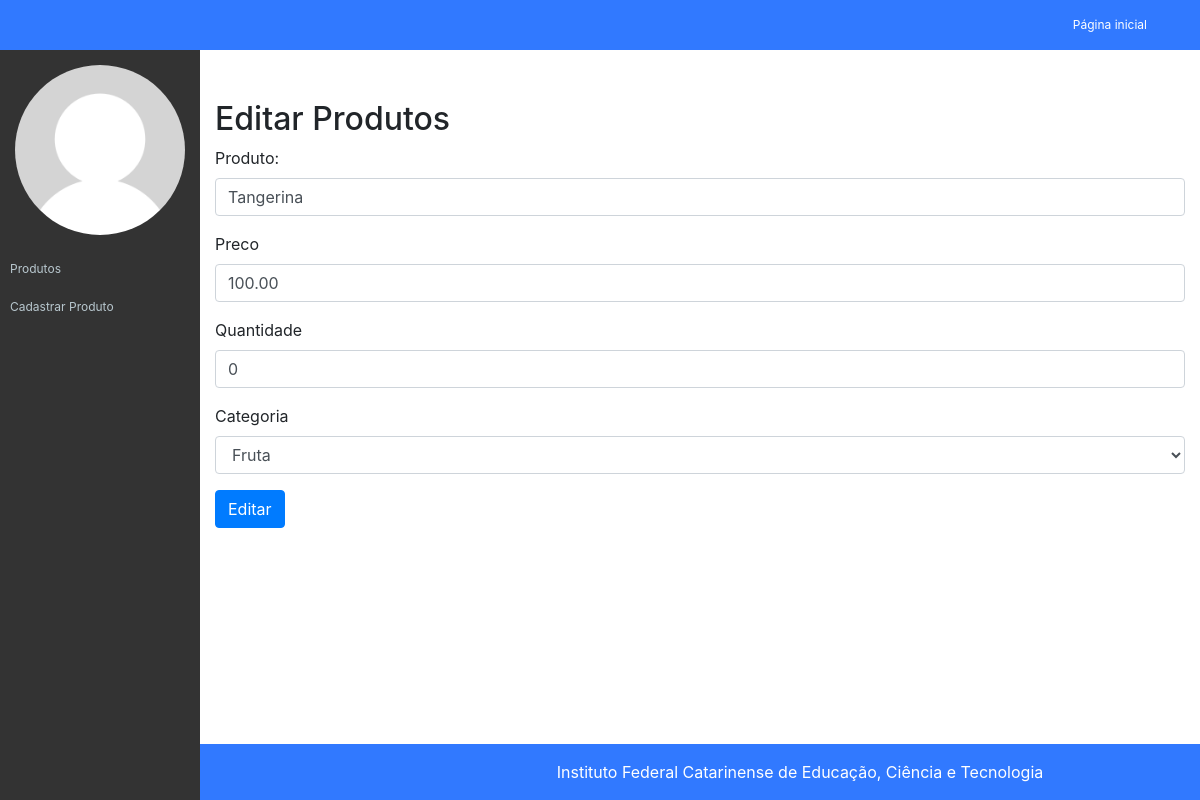
The page /nao/app/views/admin/editar-produto.php?id=3 on the database its author committed.
### tables this page shows
CREATE TABLE `tb_produtos` (
  `codigo` int(11) NOT NULL,
  `nome` varchar(32) NOT NULL,
  `categoria` varchar(32) NOT NULL,
  `preco` decimal(10,2) NOT NULL,
  `quantidade_estoque` int(11) NOT NULL
);

### nao/app/models/Conexao.php (called while the page is built, shortened)
<?php
class Conexao {
    public static $conexao = null;
    public static function getConexao(){
        try{
            if(self::$conexao == null){
                self::$conexao = new PDO("mysql:host=".self::HOST.";dbname=".self::NOMEBANCO, self::USUARIO, self::SENHA);
                self::$conexao->setAttribute(PDO::ATTR_ERRMODE, PDO::ERRMODE_EXCEPTION);
            }
            return self:: $conexao;
        }catch(PDOException $e){
            die("Falhou a conexao ou ocorreu um erro banco: " . $e->getMessage());
        }
        return $conexao;
    }
}

### nao/app/models/CrudProdutos.php (called while the page is built, shortened)
<?php
require_once "Conexao.php";
require_once "Produto.php";
class CrudProdutos
{
    private $conexao;
    public function __construct()
    {
        $this->conexao = Conexao::getConexao();
    }
    public function getProduto(int $codigo)
    {
        $consulta = $this->conexao->query("SELECT * FROM tb_produtos WHERE codigo = $codigo");
        $produto = $consulta->fetch(PDO::FETCH_ASSOC);
        return new Produto($produto['nome'], $produto['preco'],$produto['quantidade_estoque'], $produto['categoria']);
    }
}

### nao/app/models/Produto.php (called while the page is built, shortened)
<?php
require_once "Conexao.php";
class Produto {
    public function __construct($nome, $preco,$estoque,$categoria, $codigo = null){
        $this->nome = $nome;
        $this->preco = $preco;
        $this->estoque = $estoque;
    }
}

### nao/app/views/admin/editar-produto.php (the view, shortened to what this page needs)
<?php
require_once 'cabecalho.php';
require_once "../../models/CrudProdutos.php";
$crud = new CrudProdutos();
$crud->getProduto($_GET['id']);
$produto = $crud->getProduto($_GET['id']);
?>
    <h2>Editar Produtos</h2>
    <form action="../../controllers/controladorProduto.php?acao=editar&id=<?= $_GET['id']?>" method="post">
        <div class="form-group">
            <label for="produto">Produto:</label>
            <input value="<?= $produto->nome?>" name="titulo" type="text" class="form-control" id="produto" aria-describedby="nome produto" placeholder="">
        </div>
        <div class="form-group">
            <label for="preco">Preco</label>
            <input value="<?= $produto->preco?>"name="preco" type="number" step="0.01" class="form-control" id="preco" placeholder="">
        </div>
        <div class="form-group">
            <label for="quantidade">Quantidade</label>
                <input value="<?= $produto->estoque?>"name="quantidade" type="number" class="form-control" id="quantidade" placeholder="">
        </div>
        <div class="form-group">
            <label for="Categoria">Categoria</label>
            <select  name="categoria" class="form-control" id="Categoria">
                <option>Fruta</option>
            </select>
        </div>
        <button type="submit" class="btn btn-primary">Editar</button>
    </form>
<?php require_once "rodape.php";?>

### nao/assets/css/ifc-style.css (style rules this page uses)
body { padding-top: 55px; }
@media (min-width: 992px) { body { padding-top: 55px; } }

### rows shown on the page
tb_produtos: titulo "Tangerina", preco "100.00", quantidade "0"
